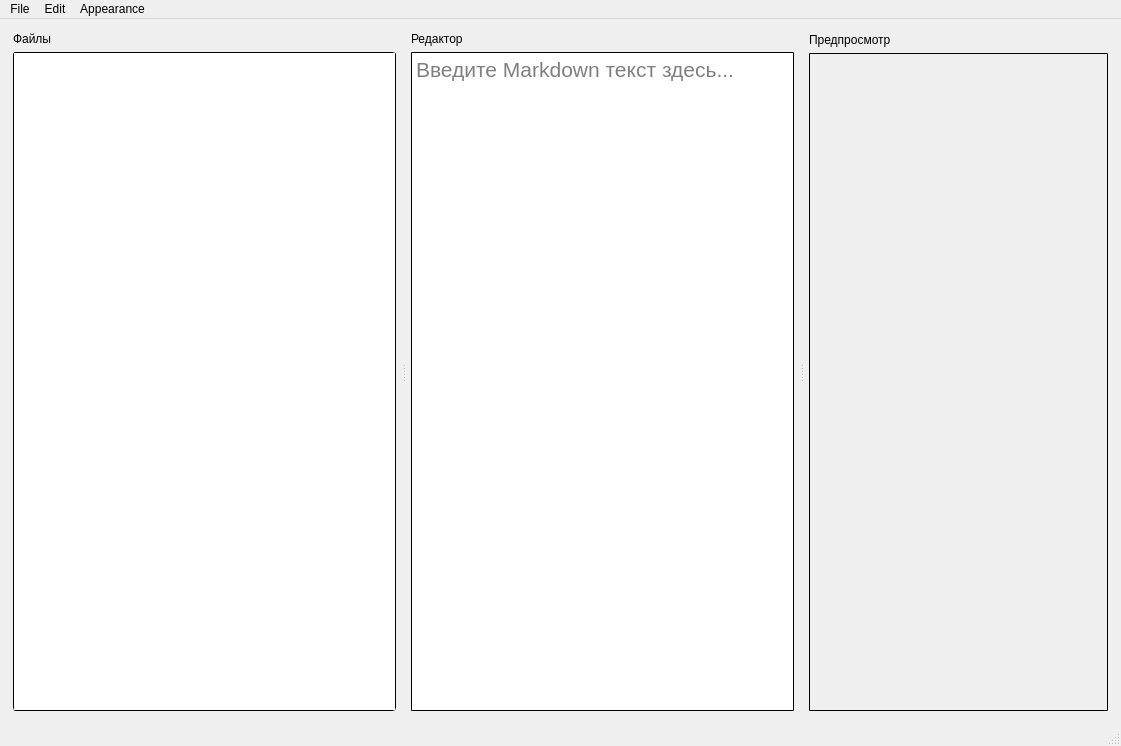
<?xml version="1.0" encoding="UTF-8"?>
<ui version="4.0">
 <class>MainWindow</class>
 <widget class="QMainWindow" name="MainWindow">
  <property name="geometry">
   <rect>
    <x>0</x>
    <y>0</y>
    <width>1121</width>
    <height>746</height>
   </rect>
  </property>
  <property name="minimumSize">
   <size>
    <width>800</width>
    <height>400</height>
   </size>
  </property>
  <property name="windowTitle">
   <string>MainWindow</string>
  </property>
  <widget class="QWidget" name="centralwidget">
   <layout class="QHBoxLayout" name="horizontalLayout">
    <property name="leftMargin">
     <number>13</number>
    </property>
    <property name="topMargin">
     <number>13</number>
    </property>
    <property name="rightMargin">
     <number>13</number>
    </property>
    <property name="bottomMargin">
     <number>13</number>
    </property>
    <item>
     <widget class="QSplitter" name="splitter">
      <property name="orientation">
       <enum>Qt::Horizontal</enum>
      </property>
      <property name="handleWidth">
       <number>15</number>
      </property>
      <widget class="QWidget" name="layoutWidget">
       <layout class="QVBoxLayout" name="verticalLayout_3" stretch="0,0">
        <property name="sizeConstraint">
         <enum>QLayout::SetDefaultConstraint</enum>
        </property>
        <property name="leftMargin">
         <number>0</number>
        </property>
        <item>
         <widget class="QLabel" name="label">
          <property name="baseSize">
           <size>
            <width>0</width>
            <height>15</height>
           </size>
          </property>
          <property name="text">
           <string>Файлы</string>
          </property>
         </widget>
        </item>
        <item>
         <widget class="QTreeWidget" name="treeWidget">
          <property name="sizePolicy">
           <sizepolicy hsizetype="Expanding" vsizetype="Expanding">
            <horstretch>0</horstretch>
            <verstretch>0</verstretch>
           </sizepolicy>
          </property>
          <property name="maximumSize">
           <size>
            <width>16777215</width>
            <height>16777215</height>
           </size>
          </property>
          <property name="baseSize">
           <size>
            <width>200</width>
            <height>0</height>
           </size>
          </property>
          <property name="styleSheet">
           <string notr="true">QWidget {border: 1px solid #000000;border-radius: 3px;}</string>
          </property>
          <property name="headerHidden">
           <bool>true</bool>
          </property>
          <column>
           <property name="text">
            <string notr="true">1</string>
           </property>
          </column>
         </widget>
        </item>
       </layout>
      </widget>
      <widget class="QWidget" name="layoutWidget">
       <layout class="QVBoxLayout" name="verticalLayout_4">
        <item>
         <widget class="QLabel" name="label_2">
          <property name="maximumSize">
           <size>
            <width>16777215</width>
            <height>15</height>
           </size>
          </property>
          <property name="baseSize">
           <size>
            <width>0</width>
            <height>15</height>
           </size>
          </property>
          <property name="text">
           <string>Редактор</string>
          </property>
         </widget>
        </item>
        <item>
         <widget class="QTextEdit" name="textEdit">
          <property name="font">
           <font>
            <pointsize>16</pointsize>
            <weight>50</weight>
            <italic>false</italic>
            <bold>false</bold>
            <underline>false</underline>
           </font>
          </property>
          <property name="styleSheet">
           <string notr="true">QWidget {border: 1px solid #000000;border-radius: 1px;}</string>
          </property>
          <property name="undoRedoEnabled">
           <bool>true</bool>
          </property>
          <property name="acceptRichText">
           <bool>true</bool>
          </property>
          <property name="placeholderText">
           <string>Введите Markdown текст здесь...</string>
          </property>
         </widget>
        </item>
       </layout>
      </widget>
      <widget class="QWidget" name="layoutWidget">
       <layout class="QVBoxLayout" name="verticalLayout_5">
        <item>
         <widget class="QLabel" name="label_3">
          <property name="maximumSize">
           <size>
            <width>16777215</width>
            <height>15</height>
           </size>
          </property>
          <property name="baseSize">
           <size>
            <width>0</width>
            <height>15</height>
           </size>
          </property>
          <property name="text">
           <string>Предпросмотр</string>
          </property>
         </widget>
        </item>
        <item>
         <widget class="EditableWebEngineView" name="webView" native="true">
          <property name="minimumSize">
           <size>
            <width>200</width>
            <height>0</height>
           </size>
          </property>
          <property name="baseSize">
           <size>
            <width>200</width>
            <height>0</height>
           </size>
          </property>
          <property name="autoFillBackground">
           <bool>false</bool>
          </property>
          <property name="styleSheet">
           <string notr="true">QWidget {border: 1px solid #000000;border-radius: 1px;}</string>
          </property>
         </widget>
        </item>
       </layout>
      </widget>
     </widget>
    </item>
   </layout>
  </widget>
  <widget class="QMenuBar" name="menubar">
   <property name="geometry">
    <rect>
     <x>0</x>
     <y>0</y>
     <width>1121</width>
     <height>25</height>
    </rect>
   </property>
   <widget class="QMenu" name="menuFile">
    <property name="title">
     <string>File</string>
    </property>
    <addaction name="actionOpen"/>
    <addaction name="actionSave"/>
    <addaction name="separator"/>
    <addaction name="actionPDF"/>
   </widget>
   <widget class="QMenu" name="menuEdit">
    <property name="title">
     <string>Edit</string>
    </property>
    <widget class="QMenu" name="menuSet_Header">
     <property name="title">
      <string>Set Header</string>
     </property>
     <addaction name="actionHeader1"/>
     <addaction name="actionHeader2"/>
     <addaction name="actionHeader3"/>
     <addaction name="actionHeader4"/>
     <addaction name="actionHeader5"/>
     <addaction name="actionHeader6"/>
    </widget>
    <addaction name="actionUndo"/>
    <addaction name="actionRedo"/>
    <addaction name="separator"/>
    <addaction name="actionCopy"/>
    <addaction name="actionPaste"/>
    <addaction name="separator"/>
    <addaction name="menuSet_Header"/>
   </widget>
   <widget class="QMenu" name="menuAppearance">
    <property name="title">
     <string>Appearance</string>
    </property>
    <widget class="QMenu" name="menuTheme">
     <property name="title">
      <string>Theme</string>
     </property>
     <addaction name="actionDark"/>
     <addaction name="actionLight"/>
     <addaction name="actionAqua"/>
     <addaction name="actionEmerald"/>
     <addaction name="actionAmethyst"/>
     <addaction name="actionSunny"/>
     <addaction name="actionCustom1"/>
     <addaction name="actionCustom2"/>
    </widget>
    <addaction name="menuTheme"/>
    <addaction name="separator"/>
    <addaction name="actionBold"/>
    <addaction name="actionItalic"/>
    <addaction name="separator"/>
   </widget>
   <addaction name="menuFile"/>
   <addaction name="menuEdit"/>
   <addaction name="menuAppearance"/>
  </widget>
  <widget class="QStatusBar" name="statusbar"/>
  <action name="actionOpen">
   <property name="text">
    <string> Open New Kartei</string>
   </property>
   <property name="shortcut">
    <string>Ctrl+N</string>
   </property>
  </action>
  <action name="actionSave">
   <property name="text">
    <string>Save</string>
   </property>
   <property name="shortcut">
    <string>Ctrl+S</string>
   </property>
  </action>
  <action name="actionSave_As">
   <property name="text">
    <string>Save As</string>
   </property>
   <property name="shortcut">
    <string>Ctrl+Shift+S</string>
   </property>
  </action>
  <action name="actionUndo">
   <property name="text">
    <string>Undo</string>
   </property>
   <property name="shortcut">
    <string>Ctrl+Z</string>
   </property>
  </action>
  <action name="actionRedo">
   <property name="text">
    <string>Redo</string>
   </property>
   <property name="shortcut">
    <string>Ctrl+Shift+Z</string>
   </property>
  </action>
  <action name="actionCopy">
   <property name="text">
    <string>Copy</string>
   </property>
   <property name="shortcut">
    <string>Ctrl+C</string>
   </property>
  </action>
  <action name="actionPaste">
   <property name="text">
    <string>Paste</string>
   </property>
   <property name="shortcut">
    <string>Ctrl+V</string>
   </property>
  </action>
  <action name="actionDark_Mode">
   <property name="text">
    <string>Dark Mode</string>
   </property>
  </action>
  <action name="actionLight_Mode">
   <property name="text">
    <string>Light Mode</string>
   </property>
  </action>
  <action name="actionNewFile">
   <property name="checkable">
    <bool>false</bool>
   </property>
   <property name="text">
    <string>New</string>
   </property>
   <property name="shortcut">
    <string>Ctrl+N</string>
   </property>
  </action>
  <action name="action1">
   <property name="text">
    <string>1</string>
   </property>
  </action>
  <action name="action2">
   <property name="text">
    <string>2</string>
   </property>
  </action>
  <action name="action3">
   <property name="text">
    <string>3</string>
   </property>
  </action>
  <action name="action4">
   <property name="text">
    <string>4</string>
   </property>
  </action>
  <action name="actionPDF">
   <property name="text">
    <string>Export to PDF</string>
   </property>
  </action>
  <action name="actionBold">
   <property name="text">
    <string>Bold</string>
   </property>
   <property name="shortcut">
    <string>Ctrl+B</string>
   </property>
  </action>
  <action name="actionItalic">
   <property name="text">
    <string>Italic</string>
   </property>
   <property name="shortcut">
    <string>Ctrl+I</string>
   </property>
  </action>
  <action name="actionUnderline">
   <property name="text">
    <string>Underline</string>
   </property>
  </action>
  <action name="actionSetColor">
   <property name="text">
    <string>Set Color</string>
   </property>
  </action>
  <action name="actionHeader1">
   <property name="text">
    <string>Header 1</string>
   </property>
  </action>
  <action name="actionHeader2">
   <property name="text">
    <string>Header 2</string>
   </property>
  </action>
  <action name="actionHeader3">
   <property name="text">
    <string>Header 3</string>
   </property>
  </action>
  <action name="actionHeader4">
   <property name="text">
    <string>Header 4</string>
   </property>
  </action>
  <action name="actionHeader5">
   <property name="text">
    <string>Header 5</string>
   </property>
  </action>
  <action name="actionHeader6">
   <property name="text">
    <string>Header 6</string>
   </property>
  </action>
  <action name="actionDark">
   <property name="text">
    <string>Dark</string>
   </property>
  </action>
  <action name="actionLight">
   <property name="text">
    <string>Light</string>
   </property>
  </action>
  <action name="actionAqua">
   <property name="text">
    <string>Aqua</string>
   </property>
  </action>
  <action name="actionCustom1">
   <property name="text">
    <string>Custom1</string>
   </property>
  </action>
  <action name="actionCustom2">
   <property name="text">
    <string>Custom2</string>
   </property>
  </action>
  <action name="actionEmerald">
   <property name="text">
    <string>Emerald</string>
   </property>
  </action>
  <action name="actionAmethyst">
   <property name="text">
    <string>Amethyst</string>
   </property>
  </action>
  <action name="actionSunny">
   <property name="text">
    <string>Sunny</string>
   </property>
  </action>
 </widget>
 <customwidgets>
  <customwidget>
   <class>EditableWebEngineView</class>
   <extends>QWidget</extends>
   <header location="global">editablewebengineview</header>
   <container>1</container>
  </customwidget>
 </customwidgets>
 <resources/>
 <connections/>
</ui>
